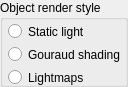
    <widget class="QGroupBox" name="IDC_STATIC_4">
      <property name="geometry">
        <rect>
          <x>176</x>
          <y>237</y>
          <width>128</width>
          <height>87</height>
        </rect>
      </property>
      <property name="title">
        <string>Object render style</string>
      </property>
      <property name="visible">
        <bool>true</bool>
      </property>
      <property name="enabled">
        <bool>true</bool>
      </property>
      <property name="flat">
        <bool>false</bool>
      </property>
      <widget class="QRadioButton" name="IDC_RENDER_STATIC">
        <property name="geometry">
          <rect>
            <x>8</x>
            <y>22</y>
            <width>120</width>
            <height>19</height>
          </rect>
        </property>
        <property name="text">
          <string>Static light</string>
        </property>
        <property name="visible">
          <bool>true</bool>
        </property>
        <property name="enabled">
          <bool>true</bool>
        </property>
      </widget>
      <widget class="QRadioButton" name="IDC_RENDER_GOURAUD">
        <property name="geometry">
          <rect>
            <x>8</x>
            <y>45</y>
            <width>120</width>
            <height>19</height>
          </rect>
        </property>
        <property name="text">
          <string>Gouraud shading</string>
        </property>
        <property name="visible">
          <bool>true</bool>
        </property>
        <property name="enabled">
          <bool>true</bool>
        </property>
      </widget>
      <widget class="QRadioButton" name="IDC_RENDER_LIGHTMAPS">
        <property name="geometry">
          <rect>
            <x>8</x>
            <y>68</y>
            <width>120</width>
            <height>19</height>
          </rect>
        </property>
        <property name="text">
          <string>Lightmaps</string>
        </property>
        <property name="visible">
          <bool>true</bool>
        </property>
        <property name="enabled">
          <bool>true</bool>
        </property>
      </widget>
    </widget>
